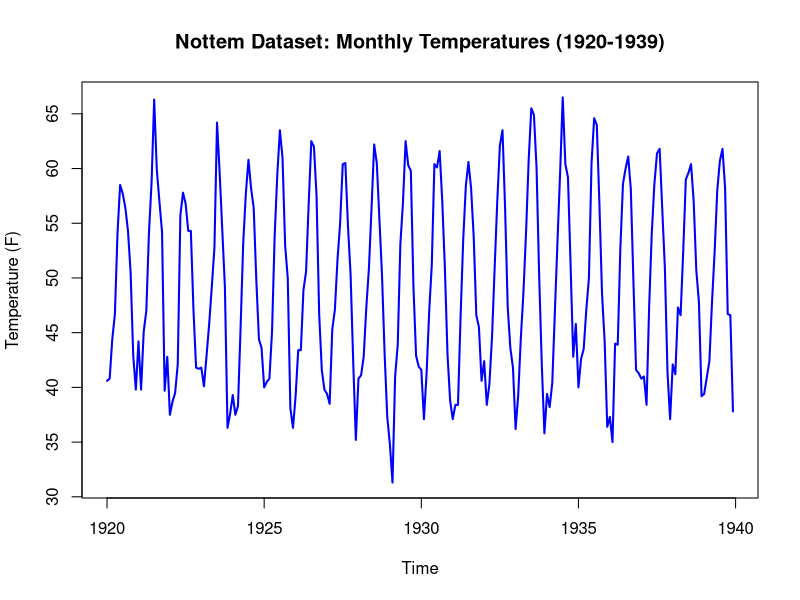
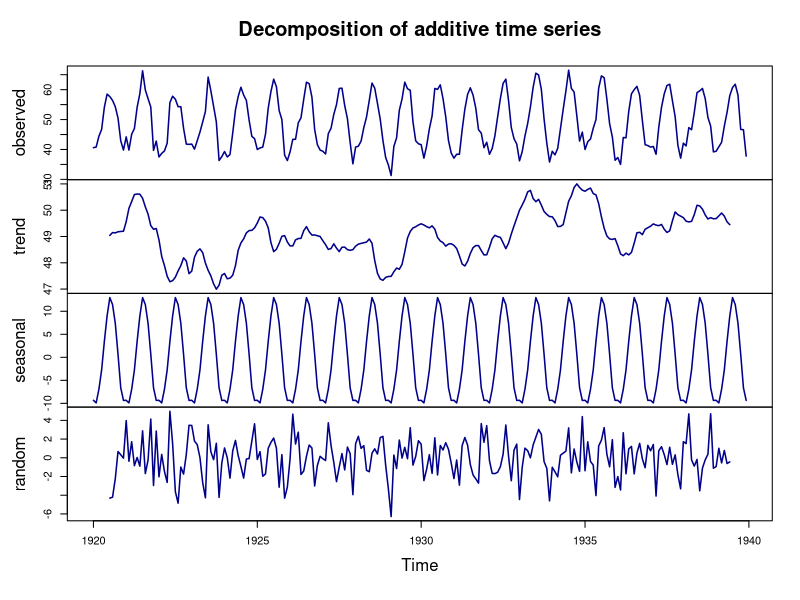
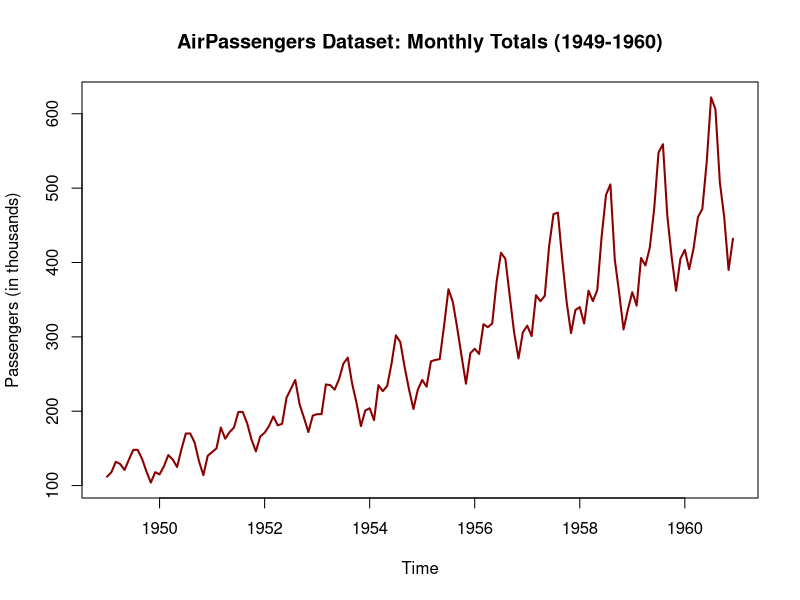
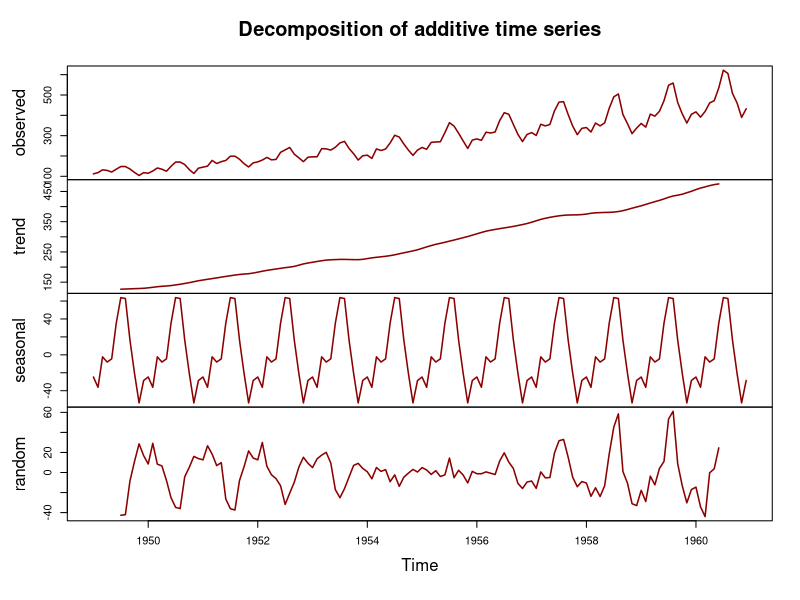
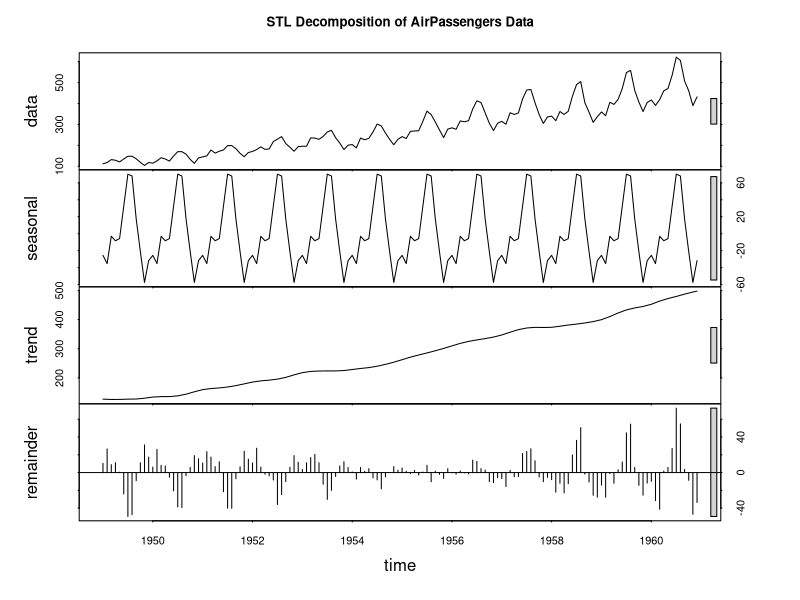

The R source for these figures, in order:
# Method 2: Create PDF directly without rmarkdown
setwd("C:/Users/maths/Desktop/tsalab_ojas/lab2")

# Start PDF device
pdf("practical3_output.pdf", width = 11, height = 8.5, paper = "a4")

# Load libraries
library(ggplot2)
library(forecast)
library(ggfortify)

# Execute your code
cat("\n===== PRACTICAL 3 OUTPUT =====\n")
cat("Date:", format(Sys.Date(), "%Y-%m-%d"), "\n\n")

# Your original code goes here - copy and paste it:
# Step 1: Set working directory
setwd("C:/Users/maths/Desktop/tsalab_ojas/lab2")

# Step 2: Load packages
library(ggplot2)
library(forecast)
library(ggfortify)

# Step 3: Nottem Data Analysis
cat("\n===== NOTTEM DATA ANALYSIS =====\n")

# Load Nottem dataset
data("nottem")
cat("Nottem dataset loaded\n")
cat("Time period:", start(nottem), "to", end(nottem), "\n")
cat("Frequency:", frequency(nottem), "\n")
cat("Observations:", length(nottem), "\n\n")

# Plot original data
plot(nottem, 
     main = "Nottem Dataset: Monthly Temperatures (1920-1939)",
     ylab = "Temperature (F)", 
     col = "blue", 
     lwd = 2)

# Decompose using classical decomposition
nottem_decomp <- decompose(nottem)

# Plot decomposition
plot(nottem_decomp, 
     col = "darkblue", 
     lwd = 1.5)

# Check component dominance
nottem_var <- var(nottem, na.rm = TRUE)
trend_var <- var(nottem_decomp$trend, na.rm = TRUE)
seasonal_var <- var(nottem_decomp$seasonal, na.rm = TRUE)
residual_var <- var(nottem_decomp$random, na.rm = TRUE)

cat("Variance Analysis for Nottem data:\n")
cat("  Total variance:", round(nottem_var, 3), "\n")
cat("  Trend variance:", round(trend_var, 3), "\n")
cat("  Seasonal variance:", round(seasonal_var, 3), "\n")
cat("  Residual variance:", round(residual_var, 3), "\n\n")

cat("Percentage of variance explained:\n")
cat("  Trend:", round((trend_var/nottem_var)*100, 1), "%\n")
cat("  Seasonal:", round((seasonal_var/nottem_var)*100, 1), "%\n")
cat("  Residual:", round((residual_var/nottem_var)*100, 1), "%\n\n")

# Determine dominating component
if (seasonal_var > trend_var && seasonal_var > residual_var) {
  cat("DOMINATING COMPONENT: SEASONAL (Strong seasonal patterns in temperature)\n")
} else if (trend_var > seasonal_var && trend_var > residual_var) {
  cat("DOMINATING COMPONENT: TREND\n")
} else {
  cat("DOMINATING COMPONENT: RANDOM/RESIDUAL\n")
}

# Step 4: AirPassengers Data Analysis
cat("\n===== AIRPASSENGERS DATA ANALYSIS =====\n")

# Load AirPassengers dataset
data("AirPassengers")
cat("AirPassengers dataset loaded\n")
cat("Time period:", start(AirPassengers), "to", end(AirPassengers), "\n")
cat("Frequency:", frequency(AirPassengers), "\n")
cat("Observations:", length(AirPassengers), "\n\n")

# Plot original data
plot(AirPassengers, 
     main = "AirPassengers Dataset: Monthly Totals (1949-1960)",
     ylab = "Passengers (in thousands)", 
     col = "darkred", 
     lwd = 2)

# Decompose using classical decomposition
air_decomp <- decompose(AirPassengers)

# Plot decomposition
plot(air_decomp, 
     col = "darkred", 
     lwd = 1.5)

# Alternative decomposition using STL
air_stl <- stl(AirPassengers, s.window = "periodic")

# Plot STL decomposition
plot(air_stl, 
     main = "STL Decomposition of AirPassengers Data")

# Check component dominance
air_var <- var(AirPassengers, na.rm = TRUE)
air_trend_var <- var(air_decomp$trend, na.rm = TRUE)
air_seasonal_var <- var(air_decomp$seasonal, na.rm = TRUE)
air_residual_var <- var(air_decomp$random, na.rm = TRUE)

cat("Variance Analysis for AirPassengers data:\n")
cat("  Total variance:", round(air_var, 3), "\n")
cat("  Trend variance:", round(air_trend_var, 3), "\n")
cat("  Seasonal variance:", round(air_seasonal_var, 3), "\n")
cat("  Residual variance:", round(air_residual_var, 3), "\n\n")

cat("Percentage of variance explained:\n")
cat("  Trend:", round((air_trend_var/air_var)*100, 1), "%\n")
cat("  Seasonal:", round((air_seasonal_var/air_var)*100, 1), "%\n")
cat("  Residual:", round((air_residual_var/air_var)*100, 1), "%\n\n")

# Determine dominating component
if (air_trend_var > air_seasonal_var && air_trend_var > air_residual_var) {
  cat("DOMINATING COMPONENT: TREND (Strong upward trend in passenger numbers)\n")
} else if (air_seasonal_var > air_trend_var && air_seasonal_var > air_residual_var) {
  cat("DOMINATING COMPONENT: SEASONAL\n")
} else {
  cat("DOMINATING COMPONENT: RANDOM/RESIDUAL\n")
}

# Summary comparison
cat("\n===== SUMMARY COMPARISON =====\n")
cat("Nottem: Strong SEASONAL component (temperature patterns)\n")
cat("AirPassengers: Strong TREND component (growth in air travel)\n")

# Close PDF
dev.off()

cat("PDF created: practical3_output.pdf\n")
